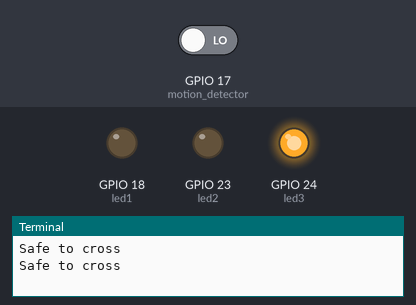
Recording of a program running on a simulated Raspberry Pi (BCM pin numbers). Shown: output pins drawn as LEDs (lit = HIGH), the last lines printed to the terminal. Dashed ring = blinking. Inputs (shaded band) come from the test bench; at power-on: GPIO 17 (motion_detector) LOW.

Above: at 1.2 s.
1.3 s: GPIO 17 (motion_detector) driven HIGH
At 2.4 s:
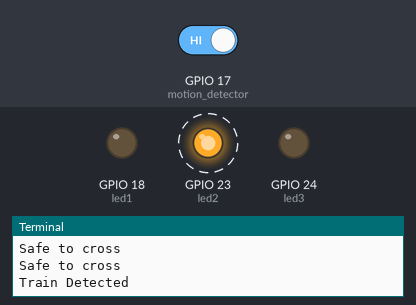
At 6.4 s:
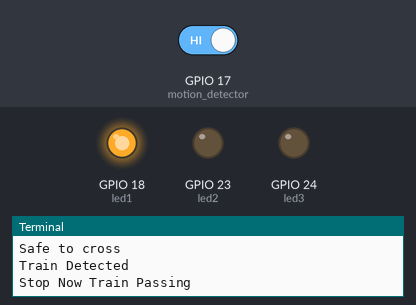
Timing chart, 0 to 7.9 s (numbered marks = the images above; inputs shaded):
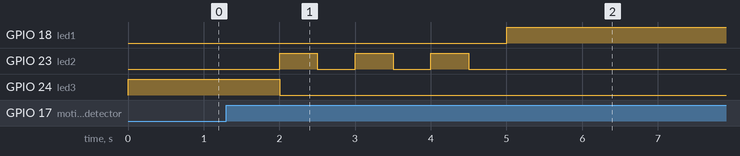

The program:

Trafic_light_test.py
```python
from gpiozero import LED
from time import sleep
from gpiozero import MotionSensor

motion_detector = MotionSensor(17)

led1 = LED (18)
led2 = LED (23)
led3 = LED (24)

def red_led():
	led1.on()
	sleep(10)
	led1.off()
	sleep(0)

def dot():
	led2.on()
	sleep(0.5)
	led2.off()
	sleep(0.5)

def yellow_led():
	dot()
	dot()
	dot()

def green_led():
	led3.on()
	sleep(1)
	led3.off()
	sleep(0)

while True:
	if motion_detector.motion_detected:
		print "Train Detected"
		yellow_led()
		print "Stop Now Train Passing"
                red_led()
	else:
		print "Safe to cross"
		green_led()
```

Measured:
- after the input at 1.3 s, GPIO 18 (led1): LOW → HIGH after 3.7 s; GPIO 23 (led2): alternates HIGH for 0.50 s and LOW for 0.50 s, 6 changes in all, then stays LOW, starting after 0.70 s; GPIO 24 (led3): HIGH → LOW after 0.70 s
